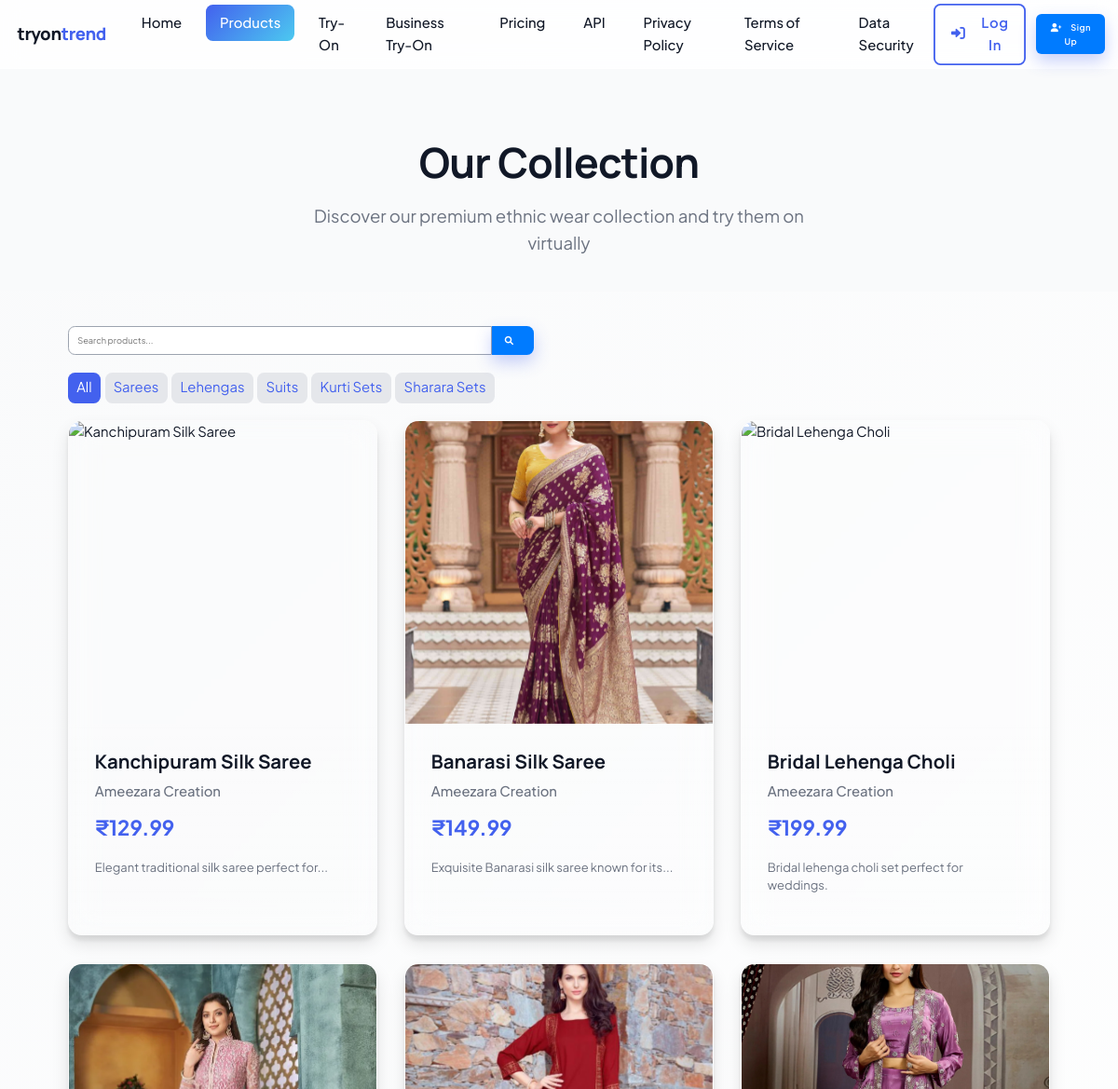
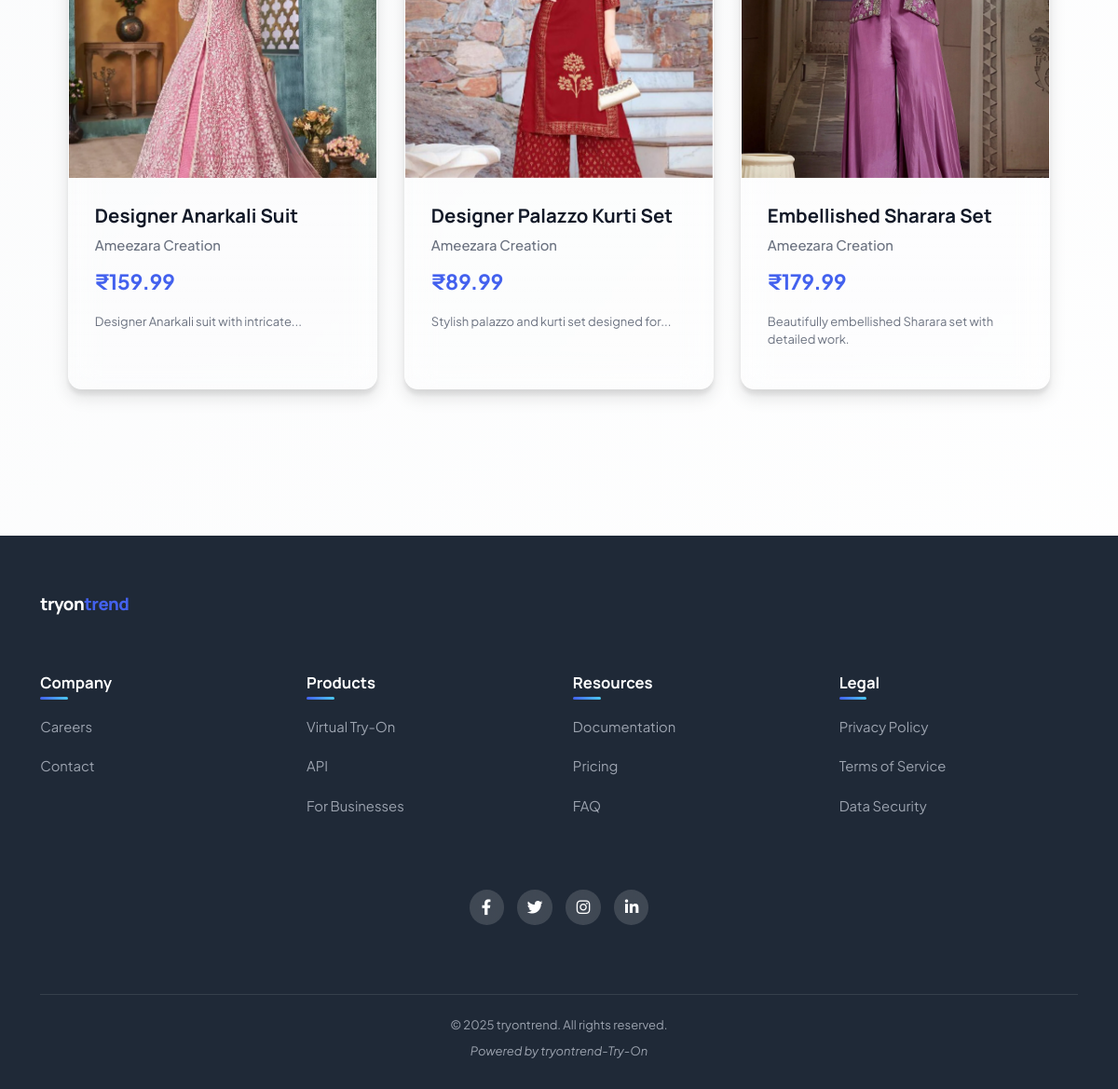
Page /products on the committed database (2 pictures, top to bottom).
### app_fash.py (models this page shows)
class Product(db.Model):
    id = db.Column(db.Integer, primary_key=True)
    name = db.Column(db.String(100), nullable=False)
    description = db.Column(db.Text)
    price = db.Column(db.Float, nullable=False)
    image_path = db.Column(db.String(200))
    category = db.Column(db.String(50))
    brand = db.Column(db.String(50))
    stock = db.Column(db.Integer, default=100)
    created_at = db.Column(db.DateTime, default=datetime.utcnow)

### app_fash.py (the view)
@app.route('/products')
def products():
    category = request.args.get('category')
    search = request.args.get('search')
    query = Product.query
    if category:
        query = query.filter_by(category=category)
    if search:
        query = query.filter(Product.name.contains(search) | Product.description.contains(search))
    products = query.all()
    categories = db.session.query(Product.category).distinct().all()
    return render_template('products.html', products=products, categories=categories)

### app_fash.py (called while the page is built)
@app.before_request
def check_database_initialized():
    global db_initialized
    if not db_initialized:
        ensure_database()
        db_initialized = True

### templates/products.html (shortened to what this page needs)
{% extends "base.html" %}
{% block content %}
<section class="page-header">
    <div class="container">
        <h1>Our Collection</h1>
        <p>Discover our premium ethnic wear collection and try them on virtually</p>
    </div>
</section>
<section class="products-section">
    <div class="container">
        <div class="search-container">
            <form action="{{ url_for('products') }}" method="GET" class="search-form">
                <input type="text" name="search" class="search-input" placeholder="Search products..." value="{{ request.args.get('search', '') }}">
                <button type="submit" class="btn btn-primary search-btn">
                    <i class="fas fa-search"></i>
                </button>
            </form>
        </div>
        <div class="category-filter">
            <a href="{{ url_for('products') }}" class="category-tag {% if not request.args.get('category') %}active{% endif %}">
                All
            </a>
            {% for category in categories %}
            <a href="{{ url_for('products', category=category[0]) }}" class="category-tag {% if request.args.get('category') == category[0] %}active{% endif %}">
                {{ category[0] }}
            </a>
            {% endfor %}
        </div>
        {% if products %}
        <div class="products-grid">
            {% for product in products %}
            <div class="product-card">
                <div class="product-image">
                </div>
                <div class="product-info">
                    <h4>{{ product.name }}</h4>
                    <p class="product-brand">{{ product.brand }}</p>
                    <p class="product-price">₹{{ "%.2f"|format(product.price) }}</p>
                    <p class="product-desc">{{ product.description|truncate(50) }}</p>
                </div>
            </div>
            {% endfor %}
        </div>
        {% else %}
        <div class="no-products">
            <h3>No products found</h3>
            <p>Try a different search term or category</p>
        </div>
        {% endif %}
    </div>
</section>
{% endblock %}

### static/css/enhanced.css (style rules this page uses)
:root { --gradient-premium: linear-gradient(135deg, #4361ee, #3a0ca3, #7209b7); --gradient-luxury: linear-gradient(135deg, #4cc9f0, #4361ee, #3a0ca3); --gradient-modern: linear-gradient(135deg, #f72585, #7209b7, #3a0ca3); --gradient-elegant: linear-gradient(to right, #4361ee, #4cc9f0); --glass-premium: rgba(255, 255, 255, 0.08); --glass-premium-border: rgba(255, 255, 255, 0.12); --glass-blur-intense: 1.6rem; --shadow-soft: 0 0.8rem 2.4rem -0.4rem rgba(0, 0, 0, 0.05); --shadow-3d: 0 1rem 2rem rgba(0, 0, 0, 0.1), 0 0.6rem 0.6rem rgba(0, 0, 0, 0.08); --shadow-sharp: 0 0.4rem 0.8rem rgba(0, 0, 0, 0.2); --shadow-diffused: 0 0.8rem 3.2rem rgba(0, 0, 0, 0.08); --shadow-inset-soft: inset 0 0.2rem 0.8rem rgba(0, 0, 0, 0.06); --shadow-glow-intense: 0 0 2rem var(--primary-glow); --depth-subtle: 0.4rem; --depth-medium: 0.8rem; --depth-strong: 1.2rem; --perspective-card: 150rem; --rotate-subtle: 2deg; --rotate-medium: 5deg; --rotate-strong: 10deg; --transition-elastic: 0.6s cubic-bezier(0.68, -0.55, 0.27, 1.55); --transition-premium: 0.4s cubic-bezier(0.165, 0.84, 0.44, 1); --transition-crisp: 0.3s cubic-bezier(0.19, 1, 0.22, 1); --letter-spacing-tight: -0.03em; --letter-spacing-wide: 0.05em; --line-height-compact: 1.2; --line-height-relaxed: 1.8; }
.product-card { position: relative; background: var(--glass-premium); backdrop-filter: blur(var(--glass-blur-intense)); -webkit-backdrop-filter: blur(var(--glass-blur-intense)); border: 1px solid var(--glass-premium-border); border-radius: var(--radius-xl); overflow: hidden; height: 100%; display: flex; flex-direction: column; transform-style: preserve-3d; transform: perspective(1000px) translateZ(0); transition: all 0.6s var(--transition-elastic); box-shadow: var(--shadow-3d); z-index: 1; }
.product-card::before { content: ''; position: absolute; inset: 0; background: linear-gradient(135deg, rgba(255, 255, 255, 0.05), transparent); opacity: 0; transition: opacity 0.5s; z-index: -1; }
.product-image { position: relative; height: 35rem; overflow: hidden; }
.product-image::after { content: ''; position: absolute; top: 0; left: 0; width: 100%; height: 100%; background: linear-gradient(to top, rgba(0, 0, 0, 0.5), transparent 40%); opacity: 0; transition: opacity 0.5s; z-index: 1; }
.product-info { padding: 3rem; display: flex; flex-direction: column; flex-grow: 1; background: linear-gradient(to bottom, rgba(255, 255, 255, 0.1), rgba(255, 255, 255, 0.02)); }
.product-info h4 { font-size: 2.2rem; margin-bottom: 1rem; font-weight: 700; color: var(--text-primary); transition: all 0.3s var(--transition-elastic); }
.product-brand { color: var(--text-secondary); font-size: 1.6rem; margin-bottom: 1rem; transition: all 0.3s var(--transition-elastic); font-weight: 500; }
.product-price { font-weight: 700; font-size: 2.4rem; color: var(--primary-color); margin-bottom: 1.6rem; transition: all 0.3s var(--transition-elastic); }
.btn { position: relative; overflow: hidden; z-index: 1; font-weight: 600; display: inline-flex; align-items: center; justify-content: center; gap: 1rem; letter-spacing: 0.05em; border: none; transition: all 0.4s var(--transition-elastic); }
.btn i, .btn svg { transition: all 0.4s var(--transition-elastic); }
.btn-primary { background: var(--gradient-premium); color: var(--white); box-shadow: 0 0.8rem 2rem rgba(67, 97, 238, 0.3); }
.btn-primary::before { content: ''; position: absolute; top: 0; left: -100%; width: 100%; height: 100%; background: linear-gradient( 90deg, transparent, rgba(255, 255, 255, 0.3), transparent ); transition: all 0.6s; z-index: -1; }
@media (prefers-reduced-motion: no-preference) { .tilt-aware { transform-style: preserve-3d; transform: perspective(1000px); } }

### static/css/profile.css (style rules this page uses)
.btn-primary { display: inline-block; padding: 0.75rem 1.5rem; background: #007bff; color: white; border: none; border-radius: 6px; font-size: 1rem; cursor: pointer; text-decoration: none; transition: background-color 0.3s ease; }

### rows in the picture
Product: name "Kanchipuram Silk Saree", brand "Ameezara Creation", price "129.99", description "Elegant traditional silk saree perfect for..."
Product: name "Banarasi Silk Saree", brand "Ameezara Creation", price "149.99", description "Exquisite Banarasi silk saree known for its..."
Product: name "Bridal Lehenga Choli", brand "Ameezara Creation", price "199.99", description "Bridal lehenga choli set perfect for weddings."
Product: name "Designer Anarkali Suit", brand "Ameezara Creation", price "159.99", description "Designer Anarkali suit with intricate..."
Product: name "Designer Palazzo Kurti Set", brand "Ameezara Creation", price "89.99", description "Stylish palazzo and kurti set designed for..."
Product: name "Embellished Sharara Set", brand "Ameezara Creation", price "179.99", description "Beautifully embellished Sharara set with detailed work."

### other values in the picture
{{ category[0] }} "Sarees" "Lehengas" "Suits" "Kurti Sets" "Sharara Sets"
